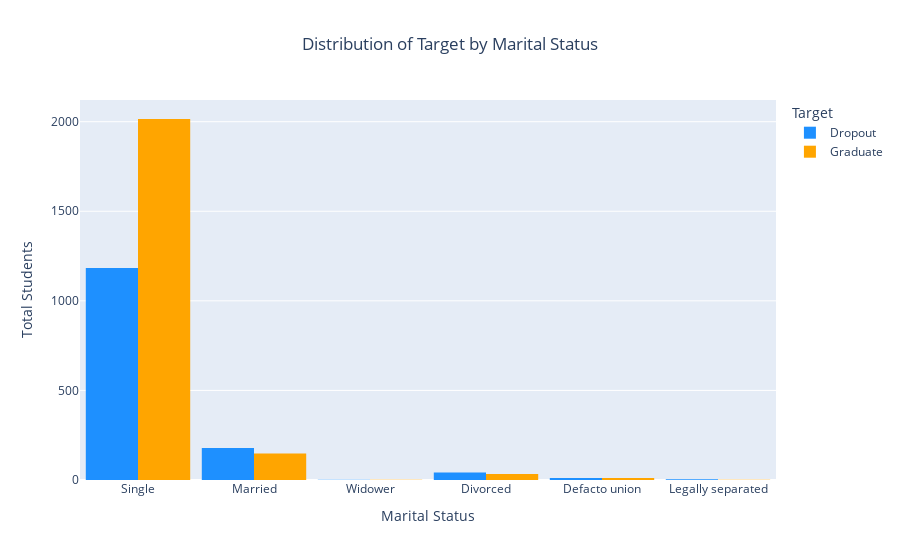

Notebook source saved alongside this figure:
### Code cell
# Create an interactive count plot
fig = px.histogram(
    df,
    x="Marital status",
    color="Target",
    barmode="group",
    title="Distribution of Target by Marital Status",
    labels={"Marital status": "Marital Status", "count": "Total Students"},
    color_discrete_sequence=["dodgerblue", "orange"],
)

# Customize the layout
fig.update_layout(
    title={"text": "Distribution of Target by Marital Status", "x": 0.5},
    xaxis_title="Marital Status",
    yaxis_title="Total Students",
    bargap=0.1,
)

# Change the x tick labels to the corresponding status
fig.update_xaxes(
    tickvals=[1, 2, 3, 4, 5, 6],
    ticktext=[
        "Single",
        "Married",
        "Widower",
        "Divorced",
        "Defacto union",
        "Legally separated",
    ],
)

# Show the plot
fig.show()

### Figure 1 — Plotly figure (JSON) as saved in the notebook; plotly's stock layout.template omitted (floating-point values rounded to 4 significant figures; data arrays with more than 128 entries replaced by an {"elided": "..."} marker saying what was removed)
{"data": [{"alignmentgroup": "True", "bingroup": "x", "hovertemplate": "Target=Dropout<br>Marital Status=%{x}<br>count=%{y}<extra></extra>", "legendgroup": "Dropout", "marker": {"color": "dodgerblue", "pattern": {"shape": ""}}, "name": "Dropout", "offsetgroup": "Dropout", "orientation": "v", "showlegend": true, "type": "histogram", "x": {"elided": "1421 int values"}, "xaxis": "x", "yaxis": "y"}, {"alignmentgroup": "True", "bingroup": "x", "hovertemplate": "Target=Graduate<br>Marital Status=%{x}<br>count=%{y}<extra></extra>", "legendgroup": "Graduate", "marker": {"color": "orange", "pattern": {"shape": ""}}, "name": "Graduate", "offsetgroup": "Graduate", "orientation": "v", "showlegend": true, "type": "histogram", "x": {"elided": "2209 int values"}, "xaxis": "x", "yaxis": "y"}], "layout": {"bargap": 0.1, "barmode": "group", "legend": {"title": {"text": "Target"}, "tracegroupgap": 0}, "title": {"text": "Distribution of Target by Marital Status", "x": 0.5}, "xaxis": {"anchor": "y", "domain": [0, 1], "ticktext": ["Single", "Married", "Widower", "Divorced", "Defacto union", "Legally separated"], "tickvals": [1, 2, 3, 4, 5, 6], "title": {"text": "Marital Status"}}, "yaxis": {"anchor": "x", "domain": [0, 1], "title": {"text": "Total Students"}}}}
